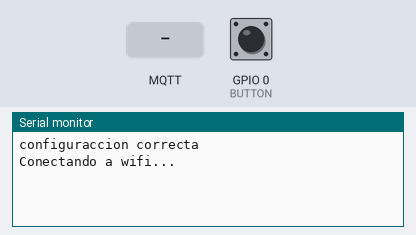
Simulated run of this program. Board: ESP32. Parts: the last lines printed to the serial monitor. The test bench sets the inputs (shaded band); at power-on: GPIO 0 (BUTTON) HIGH. WiFi joins after 1.5 s; servers stay silent unless stated; no MQTT or app messages arrive unless stated.

Above: at 1.2 s.
1.3 s: GPIO 0 (BUTTON) pulled LOW for 0.15 s
At 1.9 s:
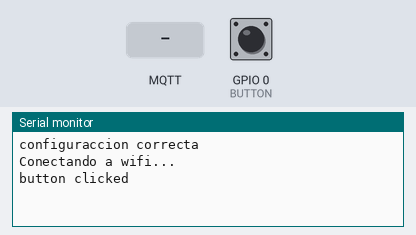
3.5 s: MQTT message "1" arrives on the first subscribed topic
At 3.9 s:
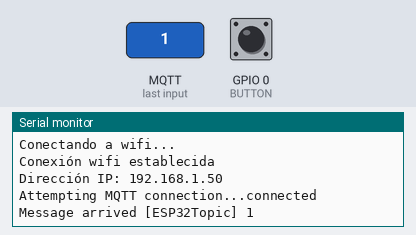
5.0 s: MQTT message "on" arrives on the first subscribed topic
At 6.2 s:
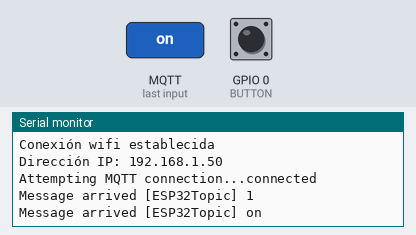
6.5 s: MQTT message "off" arrives on the first subscribed topic
At 7.4 s:
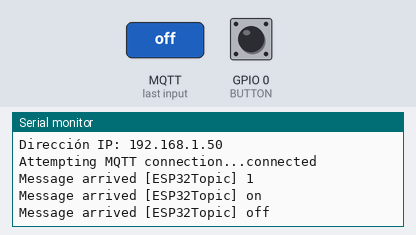

Measured:
- after the input at 1.3 s, the serial monitor: prints a new line after 0.15 s (image 1)
- after the input at 3.5 s, the serial monitor: prints a new line at once (image 2)
- after the input at 5.0 s, the serial monitor: prints a new line at once (image 3)
- after the input at 6.5 s, the serial monitor: prints a new line at once (image 4)

The program:

main.cpp
```cpp
#include <Arduino.h>
#include <PubSubClient.h>
#include <WiFi.h>
/*Global variables ----------------------------------------*/
TaskHandle_t ButtonHandle;
extern PubSubClient client;
EventGroupHandle_t systemEventHandle;
/*Function prototype --------------------------------------*/
extern void ButtonReadTask(void *params);

extern void MQTT_Task(void *params);

void setup() {
  char txt[] = "Tarea de lectura de botones creado\r\n";
  BaseType_t status;

  Serial.begin(115200);
  Serial.println("configuraccion correcta\r\n");
  systemEventHandle = xEventGroupCreate();
  //task create
  status = xTaskCreatePinnedToCore(ButtonReadTask,
                                    "BUTTON",
                                    2048,
                                    NULL,
                                    8,
                                    &ButtonHandle,
                                    ARDUINO_RUNNING_CORE);
  configASSERT(status == pdPASS);

  status = xTaskCreatePinnedToCore(MQTT_Task,
                                    "MQTT",
                                    3000,
                                    NULL,
                                    10,
                                    NULL,
                                    ARDUINO_RUNNING_CORE);
  /**
   * dpPASS
   * pdFAIL
   * pdTRUE
   * pdFALSE
   *
   */
  configASSERT(status == pdPASS);

}

void loop() {
  //Serial.println("loop principal...\r\n");
  xEventGroupWaitBits(systemEventHandle, 1, pdFALSE, pdTRUE, portMAX_DELAY);
  client.publish("outTopic", "holaaaaaa!\r\n");
  vTaskDelay(pdMS_TO_TICKS(2000));
}
```

ButtonRead.cpp
```cpp
#include <Arduino.h>

#define BUTTON 0


void ButtonReadTask(void *params){

    for(;;){
        if(digitalRead(BUTTON) == 0){
            while(digitalRead(BUTTON) == 0);
            Serial.println("button clicked\r\n");
        }
        delay(10);
    }

    vTaskDelete(NULL);
}
```

MQTT_Task.cpp
```cpp
// (licence header left out)
#include <Arduino.h>
#include <WiFi.h>
#include <PubSubClient.h>

const char* ssid = "RQUINOB"; // Aquí debes poner el nombre de tu red wifi
const char* password = "R#29qbCivil"; // Aquí debes poner la contraseña de tu red wifi
//const char* mqtt_server = "broker.hivemq.com"; // Aquí debes poner la dirección de tu servidor MQTT
IPAddress mqtt_server(192,168,1,38);
extern EventGroupHandle_t systemEventHandle;
WiFiClient espClient;
PubSubClient client(espClient);

void reconnect() {
  // Loop until we're reconnected
  while (!client.connected()) {
    xEventGroupClearBits(systemEventHandle, 1);
    Serial.print("Attempting MQTT connection...");
    // Attempt to connect
    if (client.connect("arduinoClient")) {
      Serial.println("connected");
      // Once connected, publish an announcement...
      //client.publish("outTopic","hello world");
      // ... and resubscribe
      client.subscribe("ESP32Topic");

      xEventGroupSetBits(systemEventHandle, 1);
    } else {
      Serial.print("failed, rc=");
      Serial.print(client.state());
      Serial.println(" try again in 5 seconds");
      // Wait 5 seconds before retrying
      delay(5000);
    }
  }
}


void callback(char* topic, byte* payload, unsigned int length) {
  Serial.print("Message arrived [");
  Serial.print(topic);
  Serial.print("] ");
  for (int i=0;i<length;i++) {
    Serial.print((char)payload[i]);
  }
  Serial.println();
}


void MQTT_Task(void *params){
    WiFi.begin(ssid, password);
    while (WiFi.status() != WL_CONNECTED) {
        delay(1000);
        Serial.println("Conectando a wifi...");
    }
    Serial.println("Conexión wifi establecida");
    Serial.print("Dirección IP: ");
    Serial.println(WiFi.localIP());

    client.setCallback(callback);
    client.setServer(mqtt_server, 1883); // El número 1883 es el puerto por defecto para MQTT

    for(;;){
        if (!client.connected()) {
            reconnect();
        }
        client.loop();
        //publicar
        delay(3);
    }
}
```
